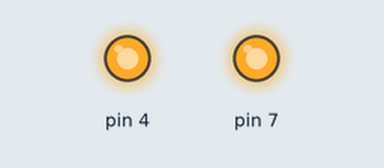
This sketch was run on a simulated Arduino Uno, built with avr-gcc and run on an emulated ATmega328P. Parts: output pins drawn as LEDs (lit = HIGH).

Above: at 1.0 s.
At 2.5 s:
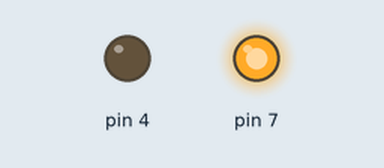
At 4.0 s:
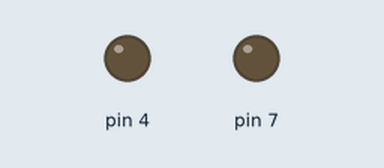
Timing chart, 0 to 6.5 s (numbered marks = the images above):
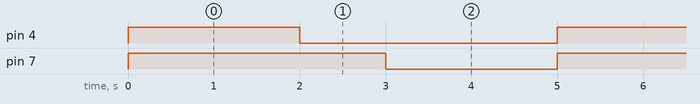

The sketch:

text_to_braille_demo.ino
```cpp
void setup() {
  // put your setup code here, to run once:
     Serial.begin(9600);
     pinMode(4,OUTPUT);
     pinMode(7,OUTPUT);
}
  //test array to make sure program is working
  int testArray[] = {4,7};
void loop() {
  // put your main code here, to run repeatedly:
    configurationOne();
    delay(1000);
    empty();
    delay(1000);

}

void configurationOne(){
  digitalWrite(4, HIGH);
  digitalWrite(7,HIGH);
  delay(1000);
}

void empty(){
  digitalWrite(4,LOW);
  delay(1000);
  digitalWrite(7,LOW);
  delay(1000);
}
```

Measured:
- by itself, pin 4: alternates HIGH for 2.0 s and LOW for 3.0 s
- by itself, pin 7: alternates HIGH for 3.0 s and LOW for 2.0 s
- by itself, everything shown: repeats every 5.0 s, in 3 steps
